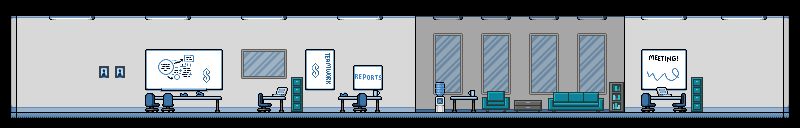

Rendered tile map (Tiled .tmx) drawn with the repository's tilesets; below, a short description and the map source with its tile grids summarised:
An orthogonal 50x8 tile map with 16x16 px tiles, 9 tile layers (Background, Walls, Windows, Furniture, ...), 3 tilesets.

<map version="1.10" tiledversion="1.10.1" orientation="orthogonal" renderorder="right-down" width="50" height="8" tilewidth="16" tileheight="16" infinite="0" nextlayerid="11" nextobjectid="1">
 <editorsettings>
  <export target="mapa_planta_3_azul.json" format="json" />
 </editorsettings>
 <tileset firstgid="1" name="tiles_architecture_blue" tilewidth="16" tileheight="16" tilecount="63" columns="9">
  <image source="../officeAssets/Architecture/tiles_architecture_blue.png" trans="ff00ff" width="144" height="112" />
 </tileset>
 <tileset firstgid="64" name="tiles_objects_blue" tilewidth="16" tileheight="16" tilecount="98" columns="14">
  <image source="../officeAssets/Objects/tiles_objects_blue.png" trans="ff00ff" width="224" height="112" />
 </tileset>
 <tileset firstgid="162" name="tiles_furniture_blue" tilewidth="16" tileheight="16" tilecount="336" columns="28">
  <image source="../officeAssets/Furniture/tiles_furniture_blue.png" trans="ff00ff" width="448" height="192" />
 </tileset>
 <layer id="1" name="Background" width="50" height="8">
  <data>[400 cells, 288 non-empty, 12 distinct tile ids]</data>
 </layer>
 <layer id="2" name="Walls" width="50" height="8">
  <data>[400 cells, 138 non-empty, 17 distinct tile ids]</data>
 </layer>
 <layer id="3" name="Windows" width="50" height="8">
  <data>[400 cells, 38 non-empty, 8 distinct tile ids]</data>
 </layer>
 <layer id="4" name="Furniture" width="50" height="8">
  <data>[400 cells, 76 non-empty, 38 distinct tile ids]</data>
 </layer>
 <layer id="5" name="Furniture2" width="50" height="8">
  <data>[400 cells, 6 non-empty, 4 distinct tile ids]</data>
 </layer>
 <layer id="7" name="Pizarra" width="50" height="8" offsetx="7.66667" offsety="3.33333">
  <data>[400 cells, 11 non-empty, 11 distinct tile ids]</data>
 </layer>
 <layer id="8" name="Pizarra2" width="50" height="8" offsetx="0" offsety="5.66667">
  <data>[400 cells, 4 non-empty, 4 distinct tile ids]</data>
 </layer>
 <layer id="9" name="Pizarra3" width="50" height="8" offsetx="4.33333" offsety="-2.66667">
  <data>[400 cells, 1 non-empty, 1 distinct tile ids]</data>
 </layer>
 <layer id="6" name="Chairs" width="50" height="8">
  <data>[400 cells, 12 non-empty, 10 distinct tile ids]</data>
 </layer>
</map>